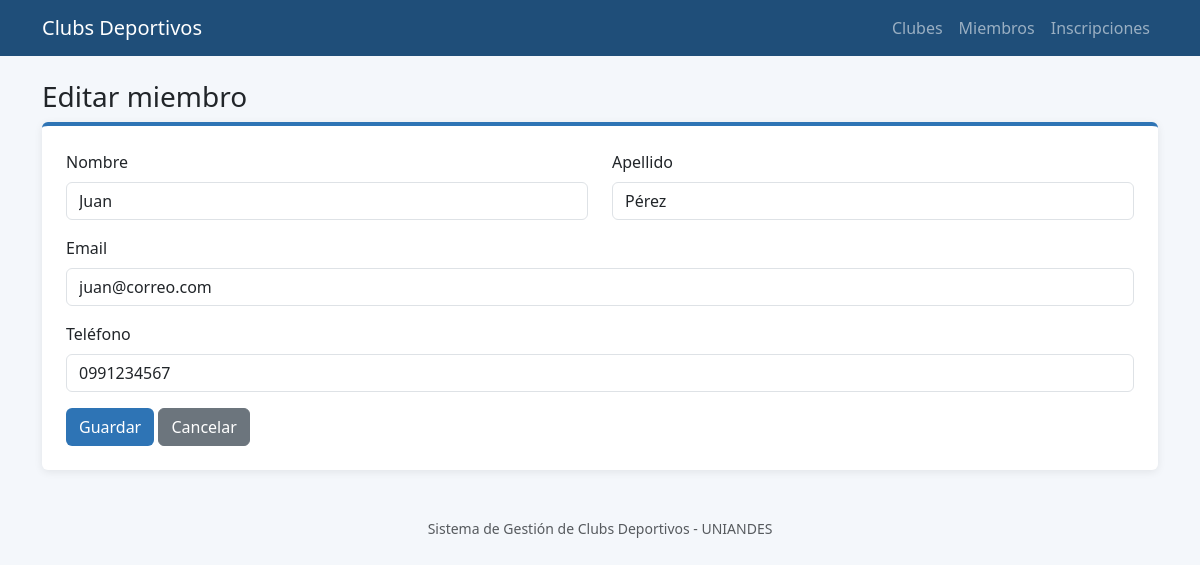
The page /miembros/form.php?id=1 on the database its author committed.
### tables this page shows
CREATE TABLE `miembros` (
  `miembro_id` int NOT NULL AUTO_INCREMENT,
  `nombre` varchar(80) NOT NULL,
  `apellido` varchar(80) NOT NULL,
  `email` varchar(100) DEFAULT NULL,
  `telefono` varchar(20) DEFAULT NULL,
  PRIMARY KEY (`miembro_id`)
);

### config/conexion.php (called while the page is built, shortened)
<?php
function e($texto) {
    return htmlspecialchars($texto ?? '');
}

### miembros/form.php (the view, shortened to what this page needs)
<?php
include '../includes/header.php';
$id = $_GET['id'] ?? null;
$m = ['nombre' => '', 'apellido' => '', 'email' => '', 'telefono' => ''];
if ($id) {
    $s = $pdo->prepare("SELECT * FROM miembros WHERE miembro_id = ?");
    $s->execute([$id]);
    $m = $s->fetch() ?: $m;
}
?>
<h3><?= $id ? 'Editar miembro' : 'Nuevo miembro' ?></h3>
<div class="card tarjeta p-4">
<form method="post">
  <div class="row">
    <div class="col-md-6 mb-3"><label class="form-label">Nombre</label>
      <input type="text" name="nombre" class="form-control" maxlength="80" required value="<?= e($m['nombre']) ?>"></div>
    <div class="col-md-6 mb-3"><label class="form-label">Apellido</label>
      <input type="text" name="apellido" class="form-control" maxlength="80" required value="<?= e($m['apellido']) ?>"></div>
  </div>
  <div class="mb-3"><label class="form-label">Email</label>
    <input type="email" name="email" class="form-control" maxlength="100" value="<?= e($m['email']) ?>"></div>
  <div class="mb-3"><label class="form-label">Teléfono</label>
    <input type="text" name="telefono" class="form-control" maxlength="20" value="<?= e($m['telefono']) ?>"></div>
  <button class="btn btn-azul">Guardar</button>
  <a href="index.php" class="btn btn-secondary">Cancelar</a>
</form></div>
<?php include '../includes/footer.php'; ?>

### includes/header.php (style rules this page uses)
body { background: #f4f7fb; }
.tarjeta { border: 0; border-top: 4px solid #2E74B5; box-shadow: 0 2px 8px rgba(0,0,0,.08); }
.btn-azul { background: #2E74B5; color: #fff; }

### rows shown on the page
miembros: nombre "Juan", apellido "Pérez", email "juan@correo.com", telefono "0991234567"
